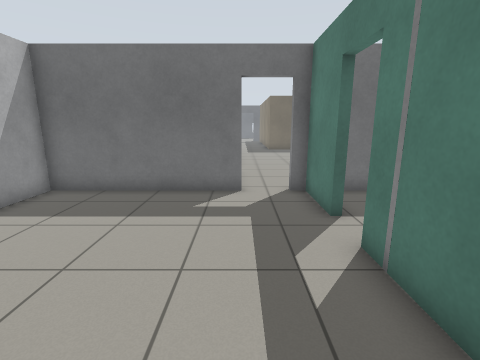
View 1 (above)

19 first-person views from a walk through a Gazebo world. The camera is 1.2 m above the floor, tilts 12° down and sees 85° across. The floor is counted in squares, 0.5 m on a side. Each view is taken from the middle of a square. On the plan, view 1 faces up. The plan holds only what a view shows up to about 17 squares ahead; the rest is blank. Gazebo's built-in surfaces are drawn with simple patterns.

View 2
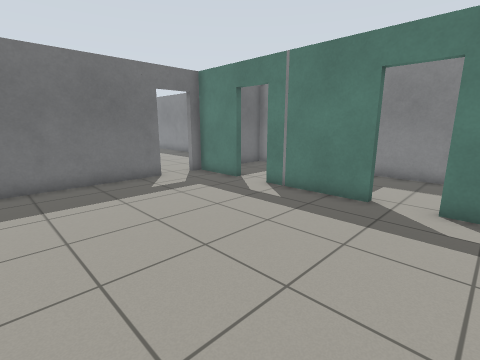

View 3
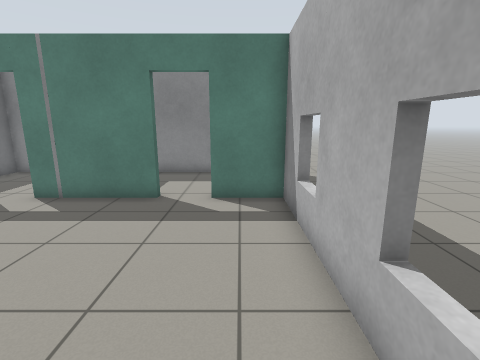

View 4
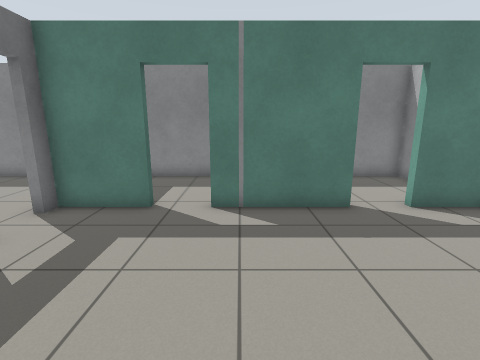

View 5
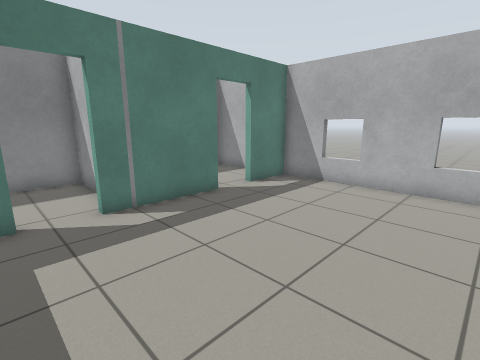

View 6
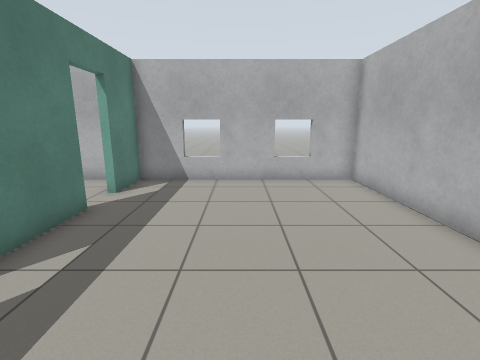

View 7
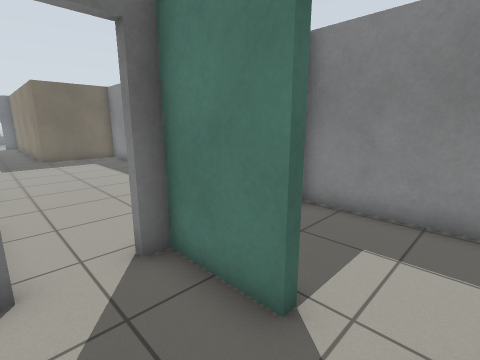

View 8
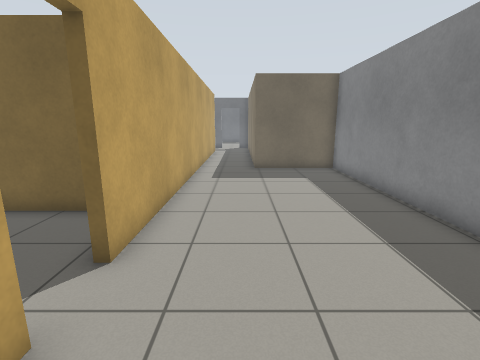

View 9
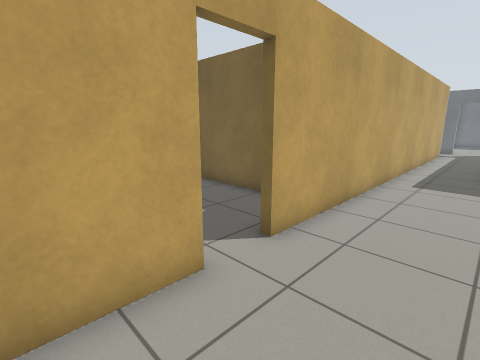

View 10
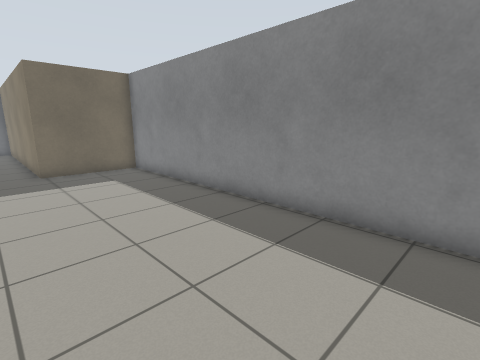

View 11
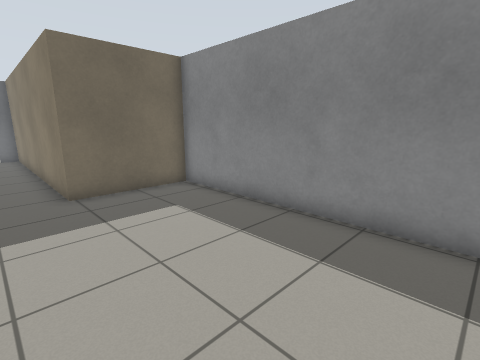

View 12
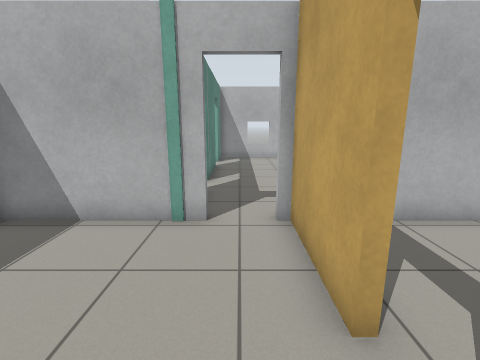

View 13
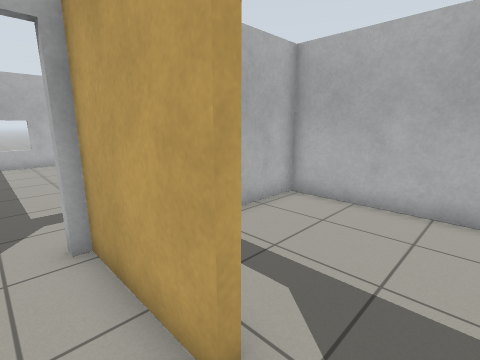

View 14
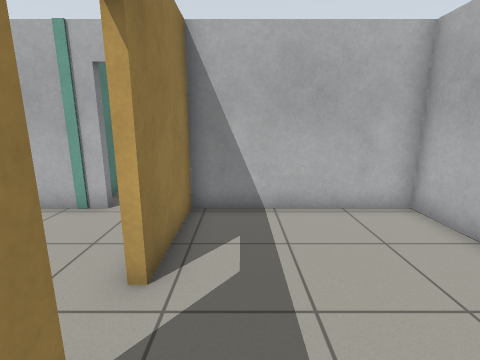

View 15
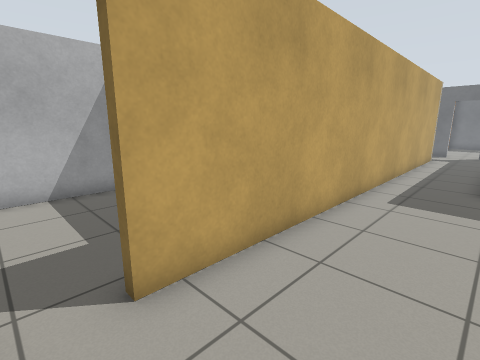

View 16
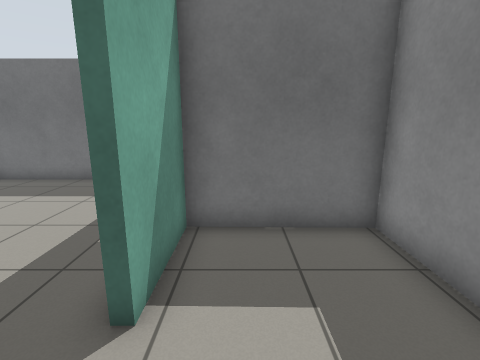

View 17
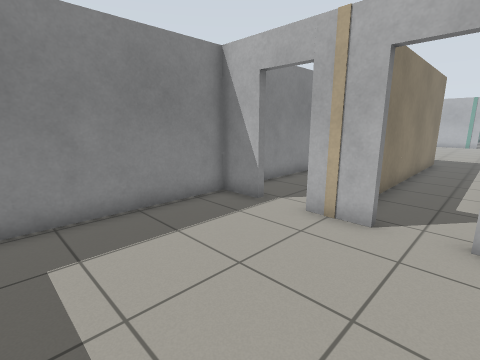

View 18
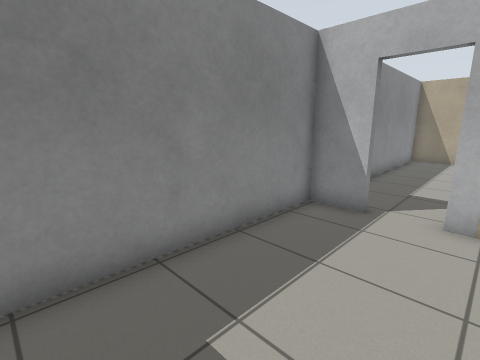

View 19
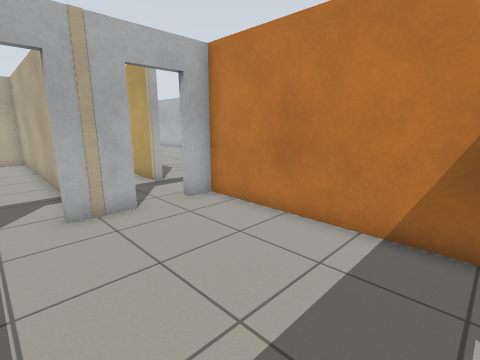

### Floor plan
Points are (right, up) in squares from view 1. A wall is a line through its corners. A room is listed if a view was taken in it or the views show most of it. See-through windows are left out.
Room 1 (views 1, 2, 3, 4, 5, 6, 7)
walls: (-7, 3) (-7, -3.5) (2.4, -3.5) (2.4, -1); (2.4, 0.6) (2.4, 4.9); (2.4, 6.6) (2.4, 9.4); (0, 9.4) (-7, 9.4) (-7, 7.2)
ways out: open door at (0.7, 9.7) to room 2; open door at (2.7, -0.3) to room 4; open door at (2.7, 5.7) to room 7
Room 2 (views 8, 9, 10, 11, 12, 13, 15)
walls: (-0.3, 13.5) (-0.3, 9.7); (7.2, 11) (7.2, 25.5) (2.8, 25.5) (2.8, 38.4) (1.9, 38.4); (1.9, 9.7) (7.1, 9.7); (-0.3, 35.6) (-0.3, 15.1)
ways out: open door at (0.7, 9.7) to room 1; open door at (-0.3, 14.3) to room 3; open door at (1.5, 38.5) to room 5; opening at (-0.5, 36.5)
Room 3 (view 14)
walls: (-0.6, 15.1) (-0.6, 15.7); (-2.2, 18.1) (-6.6, 18.1); (-7, 17.5) (-7, 9.7) (-0.6, 9.7) (-0.6, 13.5)
ways out: open door at (-0.3, 14.3) to room 2
Room 4 (view 16)
walls: (3.9, -3.5) (7.2, -3.5) (7.2, 3.8) (2.7, 3.9) (2.7, 0.6)
ways out: open door at (2.7, -0.3) to room 1
Room 5 (views 17, 18, 19)
walls: (1.9, 38.7) (3.8, 38.7); (-0.8, 46) (-0.8, 38.7) (0.3, 38.7); (5.5, 38.7) (7.2, 38.7) (7.2, 46.1)
ways out: open door at (1.5, 38.5) to room 2; open door at (4.5, 38.5) to room 6
Room 6 (no view inside)
walls: (3.1, 35.1) (3.1, 25.8) (7.2, 25.8) (7.2, 36.4)
ways out: open door at (4.5, 38.5) to room 5
Room 7 (no view inside)
walls: (5.2, 4.1) (7.2, 4.1) (7.2, 9.4) (3.8, 9.4)
ways out: open door at (2.7, 5.7) to room 1

Where each view was taken, in squares from view 1:
view 1: 0 up, 0 right, facing up
view 2: 2 down, 6 left, facing up-right
view 3: 2 down, 6 left, facing right
view 4: 4 up, 5 left, facing right
view 5: 7 up, 5 left, facing down-right
view 6: 8 up, 2 left, facing down
view 7: 5 up, 0 right, facing up-right
view 8: 11 up, 2 right, facing up
view 9: 11 up, 3 right, facing up-left
view 10: 11 up, 1 right, facing up-right
view 11: 16 up, 1 right, facing up-right
view 12: 16 up, 1 right, facing down
view 13: 15 up, 1 right, facing down-left
view 14: 17 up, 2 left, facing down
view 15: 14 up, 3 right, facing up-left
view 16: 2 down, 4 right, facing up
view 17: 45 up, 0 right, facing down-right
view 18: 46 up, 3 right, facing down-right
view 19: 46 up, 5 right, facing down-left
